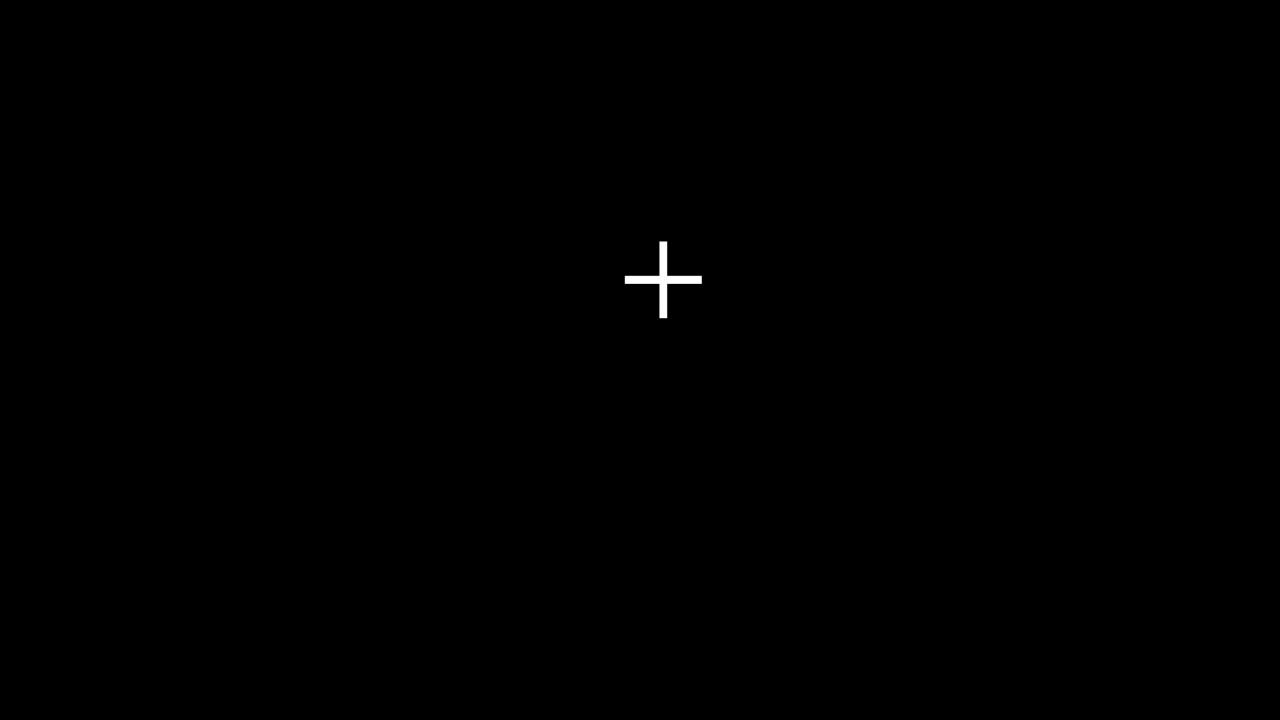
#> input picture images/092b96dce63848518c4114404cd060c7.JPG, 3840 x 2160 px (shown at 1/3 size)
$ python gen_stimulus.py
#> lines starting #> are read from the running program, lines starting #| are printed output that depends on the picture
### figures/_paths.py
# -*- coding: utf-8 -*-
"""Where everything lives, relative to this checkout, and a loader for the
condition table.

Every figure script imports from here rather than naming an absolute path, so
the repository runs wherever it is cloned.
"""
import json
import os
import sys

ROOT = os.path.dirname(os.path.dirname(os.path.abspath(__file__)))
DATA = os.path.join(ROOT, "data")
OUT = os.path.join(ROOT, "out")
IMAGES = os.path.join(ROOT, "images")

# the three modules the figures import by name; see README for what each is
SHARE = os.path.join(ROOT, "code", "share")            # cfvi: cone coordinates
CODES = os.path.join(ROOT, "code", "codes")            # the CAM16+HK solver
MN = os.path.join(ROOT, "code", "chromagazer")         # MacAdam ellipse geometry

for p in (SHARE, MN):
    if p not in sys.path:
        sys.path.insert(0, p)
os.makedirs(OUT, exist_ok=True)


# [10 lines left out: function conditions, not called in this run]


def load_json(name):
    return json.load(open(os.path.join(DATA, name), encoding="utf-8"))

### figures/figstyle.py
"""Shared style for every result figure.

optica-article is article at 10pt, \textwidth = 379.4pt = 5.25 in, captions \small = 9pt.
Figures are drawn at the printed width so 9 pt here is 9 pt on the page.
"""
import os, sys
import numpy as np
import matplotlib
matplotlib.use("Agg")
import matplotlib.pyplot as plt
from scipy.interpolate import griddata

from _paths import OUT
W = 5.25
CAP = 9.0        # the caption size on the page; nothing in a figure is drawn this large
FS = 8.0         # figure default, one point under the caption
FS_S = 7.0       # secondary text: legends, in-plot labels, tick marks
FS_XS = 7.2      # the numbers inside the discs of the grid figures; figures are now
                 # placed at native size, so this prints as a true 7.2 pt

plt.rcParams.update({
    "font.size": FS, "axes.labelsize": FS, "axes.titlesize": FS,
    "xtick.labelsize": FS_S, "ytick.labelsize": FS_S, "legend.fontsize": FS_S,
    "font.family": "sans-serif",
    "font.sans-serif": ["Arial", "Helvetica", "DejaVu Sans"],
    "mathtext.fontset": "dejavusans",
    "axes.linewidth": 0.8,
    "axes.spines.top": False, "axes.spines.right": False,
    # inward ticks, the optics convention for the target venue
    "xtick.direction": "in", "ytick.direction": "in",
    "xtick.major.size": 3.0, "ytick.major.size": 3.0,
    "xtick.minor.size": 1.8, "ytick.minor.size": 1.8,
    "xtick.top": False, "ytick.right": False,
    "axes.grid": False,
    "grid.alpha": 0.30, "grid.linewidth": 0.5, "grid.color": "#DDDDDD",
    "lines.linewidth": 1.5, "lines.markersize": 5,
    "figure.dpi": 200, "savefig.bbox": "tight", "savefig.pad_inches": 0.02,
    "pdf.fonttype": 42, "ps.fonttype": 42,
})

C_LUM, C_RG, C_S = "#000000", "#D55E00", "#0072B2"
OI = {"orange": "#E69F00", "green": "#009E73", "pink": "#CC79A7",
      "yellow": "#B8960B", "grey": "#6E6E6E", "blue": "#0072B2"}
CMAP = "viridis"          # perceptually uniform and monotonic in lightness

# The five ellipses. The hue each one names is kept, which reads better on the
# chromaticity plane than a maximally separated set does. Under simulated
# dichromacy these colors are not all separable on their own, so marker, dash
# and a direct label are carried alongside: no reading of these figures rests
# on color, and any one of the four channels is enough.
# E14 is the shortest trajectory of the five and the easiest to lose, so it
# takes the solid line and E8, which runs clear of everything, takes the dots.
ELL = {
    8:  {"c": "#009E73", "m": "o", "ls": ":"},      # green
    12: {"c": "#6E6E6E", "m": "s", "ls": "--"},     # near-achromatic, the control
    13: {"c": "#B8960B", "m": "^", "ls": "-."},     # pale yellow
    14: {"c": "#E69F00", "m": "D", "ls": "-"},      # orange
    19: {"c": "#CC79A7", "m": "v", "ls": "-"},      # pink
}
ENAME = {8: "E8", 12: "E12", 13: "E13", 14: "E14", 19: "E19"}


# [78 lines left out: functions surface, levels, gridlines, cells, bar, not called in this run]


def panel(ax, tag):
    """A panel label, set clear of the plotting box rather than against it."""
    ax.set_title(tag, fontsize=FS, loc="left", pad=8)


# [12 lines left out: function one_zero, not called in this run]


def finish(fig, name):
    """Both go to out/: the PDF is what the manuscript includes, the PNG is
    there to be looked at."""
    fig.savefig("%s/%s.pdf" % (OUT, name))
    fig.savefig("%s/%s.png" % (OUT, name), dpi=170)
    plt.close(fig)
    print("  %s" % name)

### figures/gen_stimulus.py
# -*- coding: utf-8 -*-
"""fig_stimulus: what the observer saw, from the experiment's own screenshots.

Three frames of a trial: the fixation cross that opens it, and the 2 deg patch
at the centre of the field for an achromatic and for a chromatic stimulus. A
screenshot catches one frame, so each patch is one of the two colors of its
pair, not the pair itself.

The captures are 3840x2160 and the mark sits at (1989, 839) in all three, so
each panel is cropped to the same window about that point; the patch would be
too small to read at the full field.
"""
import os, sys
import numpy as np
sys.stdout.reconfigure(encoding="utf-8")
import matplotlib
matplotlib.use("Agg")
import matplotlib.pyplot as plt
from PIL import Image
from figstyle import W, FS, FS_S, finish

from _paths import IMAGES as SRC
PANELS = [("092b96dce63848518c4114404cd060c7.JPG", "fixation cross"),
          ("9c36f85d7ae44896a3a37211cac06c10.JPG", "achromatic patch"),
          ("cc47ce1c5c4743dd9f9d4876e35c7adb.JPG", "chromatic patch")]
CX, CY = 1989, 839          # where the mark sits, measured on all three frames
CW, CH = 800, 600           # the crop, 4:3


def load(name):
#> called with name = '092b96dce63848518c4114404cd060c7.JPG'
    im = Image.open(os.path.join(SRC, name)).convert("RGB")
    im = im.crop((CX - CW // 2, CY - CH // 2, CX + CW // 2, CY + CH // 2))
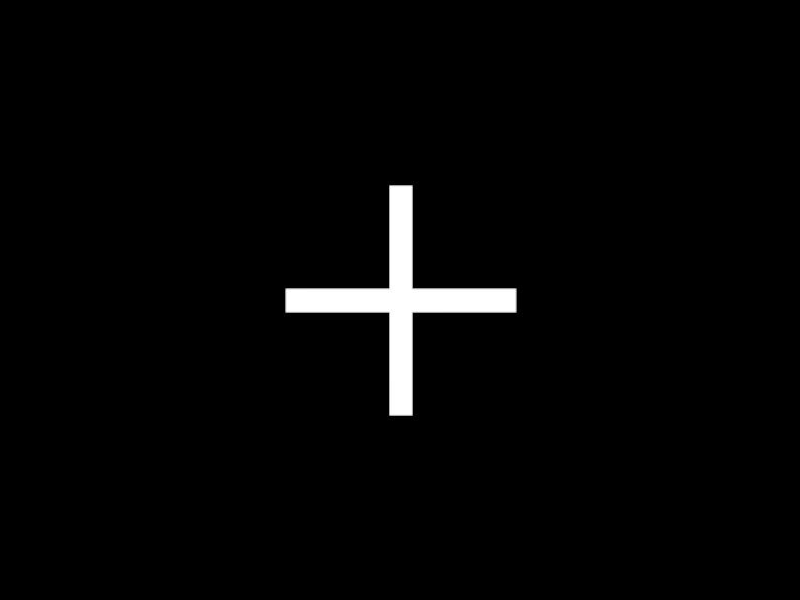
#> im: PIL image 800x600 RGB; min 0, max 255, mean 5.5
    return np.asarray(im)


fig, axes = plt.subplots(1, 3, figsize=(W, W * 0.285),
                         gridspec_kw={"wspace": 0.05, "left": 0.005,
                                      "right": 0.995, "top": 0.90,
                                      "bottom": 0.02})
for ax, (name, lab) in zip(axes, PANELS):
    ax.imshow(load(name), interpolation="antialiased")
    ax.set_xticks([]); ax.set_yticks([])
    for s in ax.spines.values():
        s.set_linewidth(0.5); s.set_color("0.55")
    ax.set_title(lab, fontsize=FS_S, color="0.15", pad=2.5)
    print("  %-40s crop %dx%d" % (name[:12], CW, CH))
#> pass 2 of the loop `for ax, (name, lab) in zip(axes, PANELS):`:
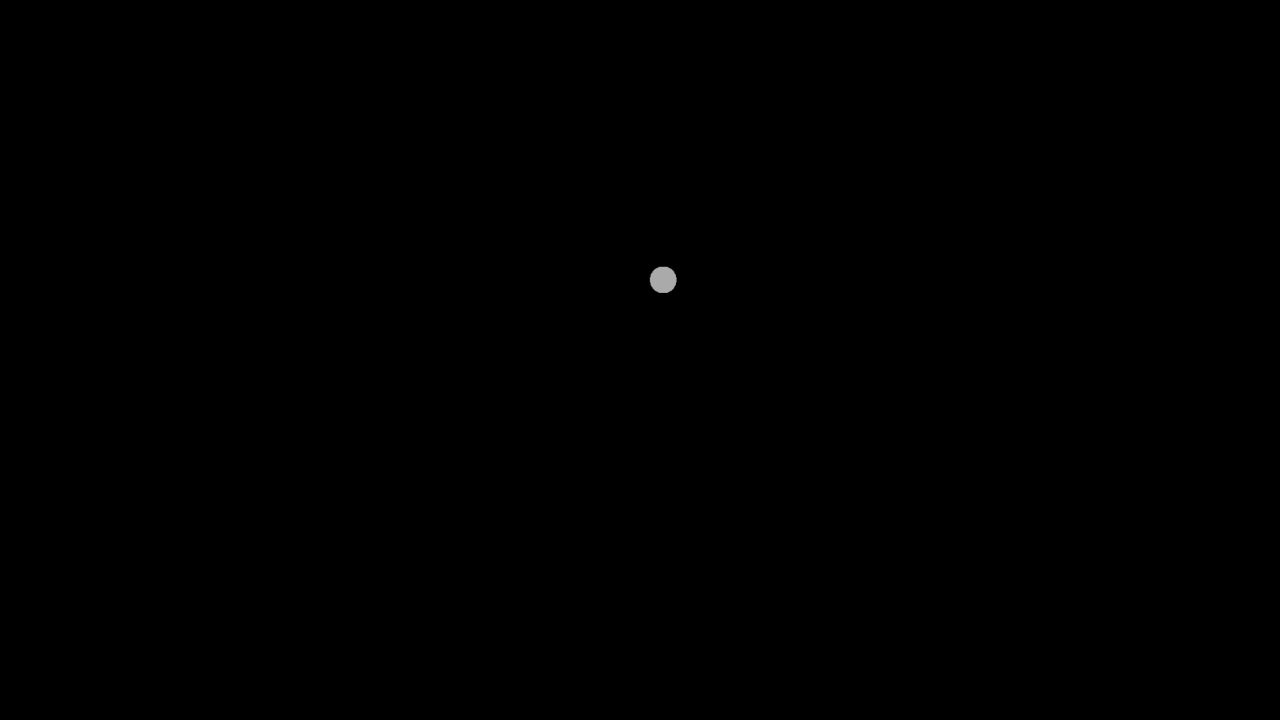
#> input picture images/9c36f85d7ae44896a3a37211cac06c10.JPG, 3840 x 2160 px (shown at 1/3 size)
#> in load (call 2), `im = im.crop((CX - CW // 2, CY - CH // 2, CX + CW // 2, CY + CH // 2))`:
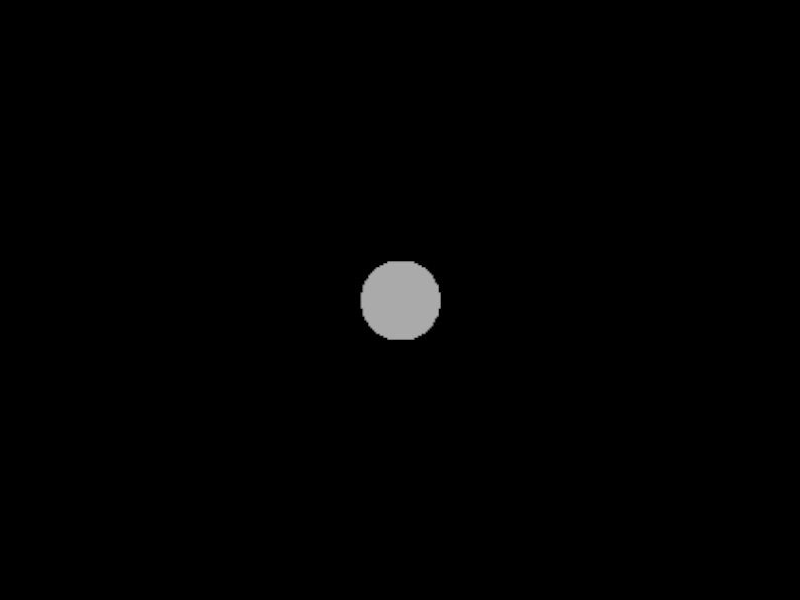
#> im: PIL image 800x600 RGB; min 0, max 183, mean 1.8
#> pass 3 of the loop `for ax, (name, lab) in zip(axes, PANELS):`:
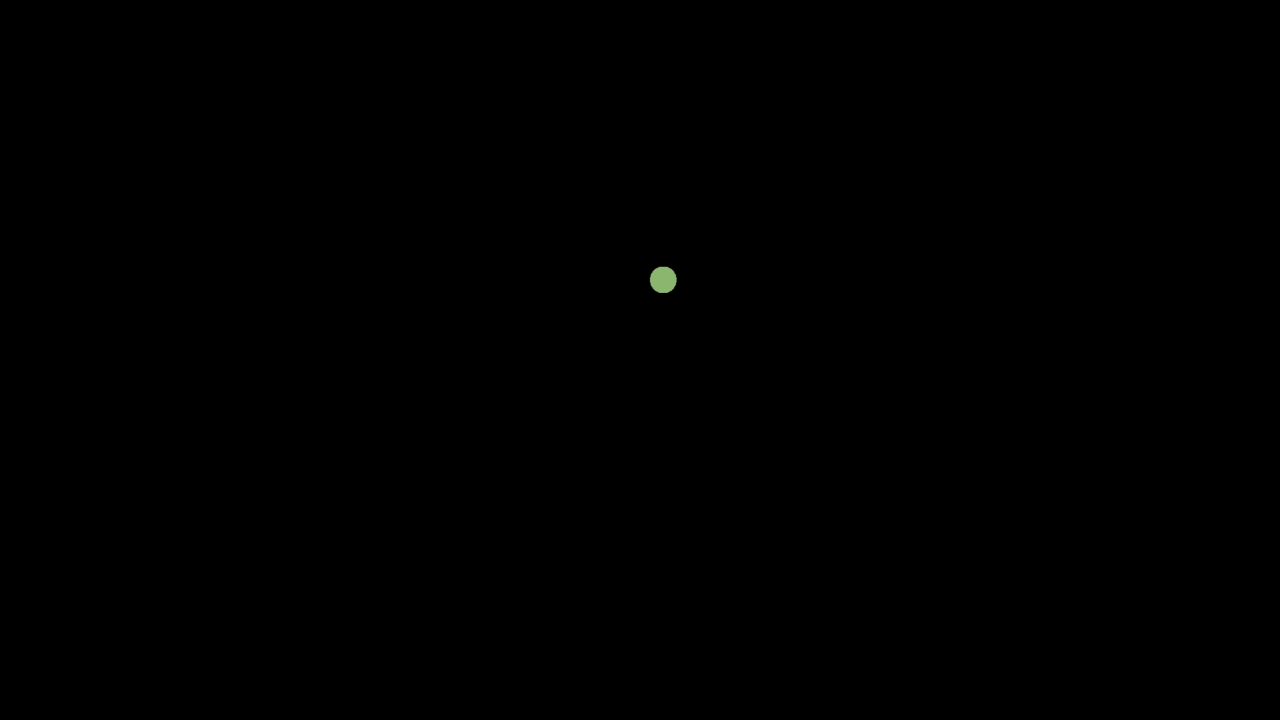
#> input picture images/cc47ce1c5c4743dd9f9d4876e35c7adb.JPG, 3840 x 2160 px (shown at 1/3 size)
#> in load, im is the input picture: PIL image 3840x2160 RGB; mean R, G, B 0.1, 0.1, 0.1
#> in load (call 3), `im = im.crop((CX - CW // 2, CY - CH // 2, CX + CW // 2, CY + CH // 2))`:
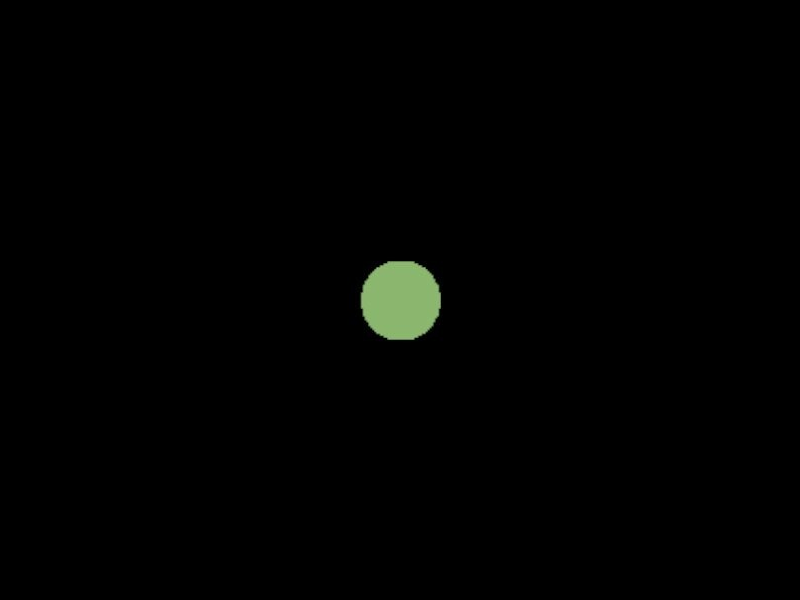
#> im: PIL image 800x600 RGB; mean R, G, B 1.5, 1.9, 1.2

fig.canvas.draw()
for ax, tag in zip(axes, ("(a)", "(b)", "(c)")):
    fig.text(max(0.004, ax.get_position().x0), 0.955, tag, fontsize=FS,
             va="bottom")

finish(fig, "fig_stimulus")
#> in finish, `fig.savefig("%s/%s.pdf" % (OUT, name))`:
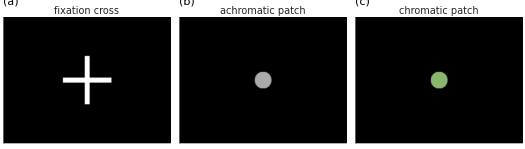
#> figure drawn by matplotlib, 3 panels
